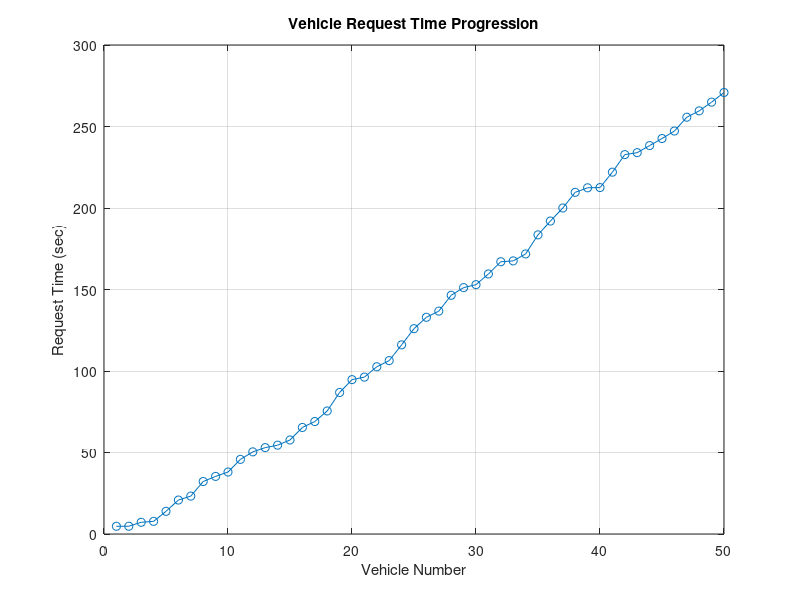
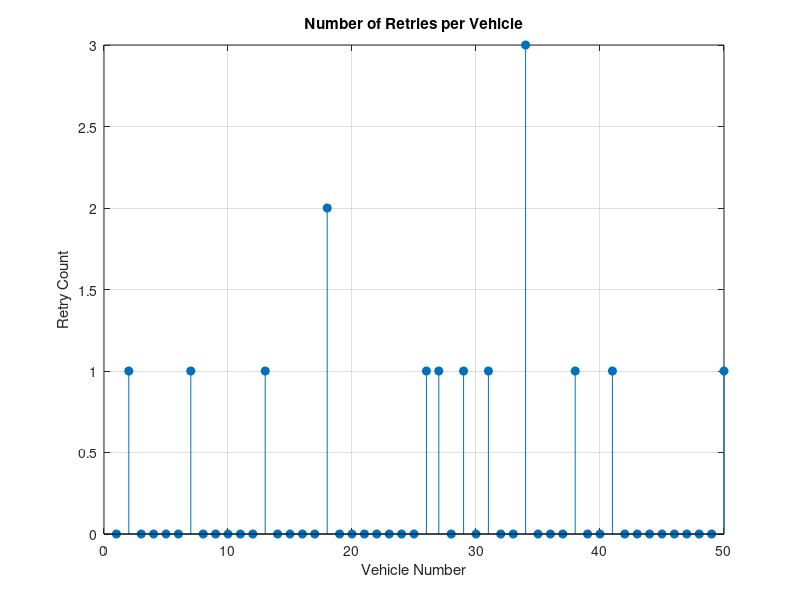

MATLAB code to generate these figures, in order: (Note: this script raises an error after producing the figures.)
function simulate_vehicle_IT_requests_plot()
    % Number of vehicles
    N = 50;
    vehicle_ids = arrayfun(@(x) sprintf('V%03d', x), 1:N, 'UniformOutput', false);

    % Initialize simulation parameters
    T_sys = 0;              % Simulated clock (seconds)
    T_max_wait = 10;        % Max wait for blockchain response

    % Preallocate arrays for logging
    timestamps = zeros(1, N);     % Time when request was generated
    retries = zeros(1, N);        % Number of retries

    % Simulation loop
    for i = 1:N
        vehicle_id = vehicle_ids{i};
        IT_received = false;

        % Generate and send request
        response_time = rand() * T_max_wait;
        pause(response_time);
        T_sys = T_sys + response_time;

        % Log timestamp
        timestamps(i) = T_sys;

        % Blockchain response simulation
        Blockchain_response = rand() > 0.2;
        if Blockchain_response
            IT_received = true;
            retries(i) = 0;
        else
            retry = 0;
            while ~IT_received && retry < 3
                retry = retry + 1;
                pause(1);
                T_sys = T_sys + 1;
                Blockchain_response = rand() > 0.2;
                if Blockchain_response
                    IT_received = true;
                    retries(i) = retry;
                end
            end
            if ~IT_received
                retries(i) = 3; % Max retries reached
            end
        end

        % Optional console log (disable if speed matters)
        fprintf('[%.2f sec] Vehicle %s: Request sent. Retries: %d\n', ...
            timestamps(i), vehicle_id, retries(i));
    end

    % Plot 1: Vehicle vs Request Time
    figure;
    plot(1:N, timestamps, '-o');
    xlabel('Vehicle Number');
    ylabel('Request Time (sec)');
    title('Vehicle Request Time Progression');
    grid on;

    % Plot 2: Vehicle vs Retry Count
    figure;
    stem(1:N, retries, 'filled');
    xlabel('Vehicle Number');
    ylabel('Retry Count');
    title('Number of Retries per Vehicle');
    ylim([0 3]);
    grid on;

    % Optional: Save data to CSV
    T = table((1:N)', timestamps', retries', ...
        'VariableNames', {'VehicleNumber', 'RequestTime_sec', 'RetryCount'});
    writetable(T, 'vehicle_IT_request_log.csv');
end
